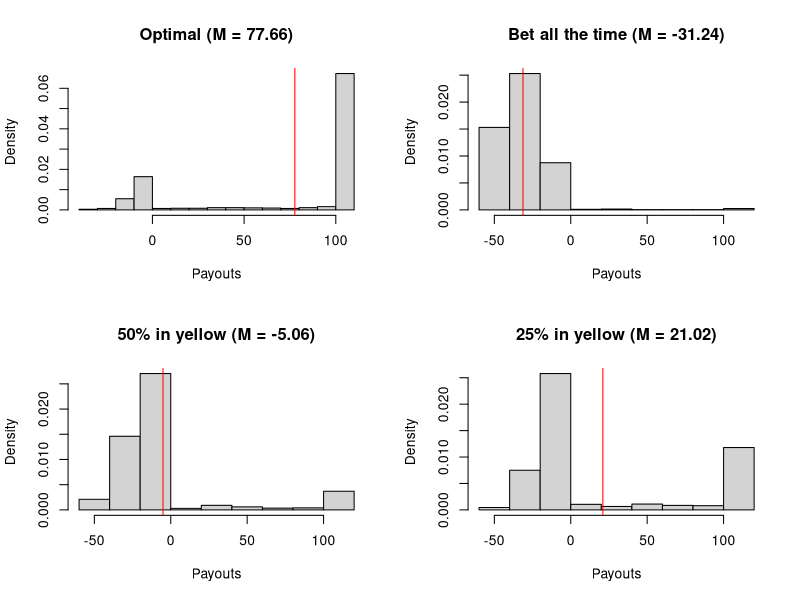
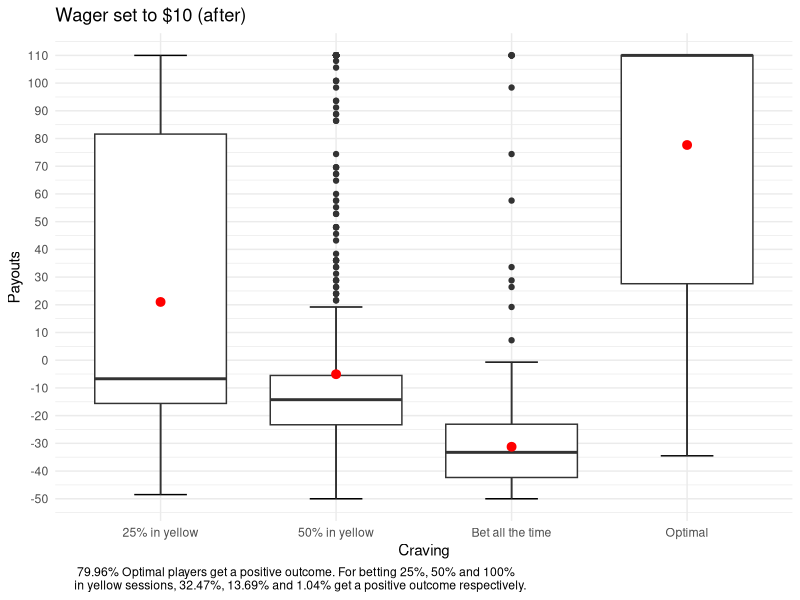
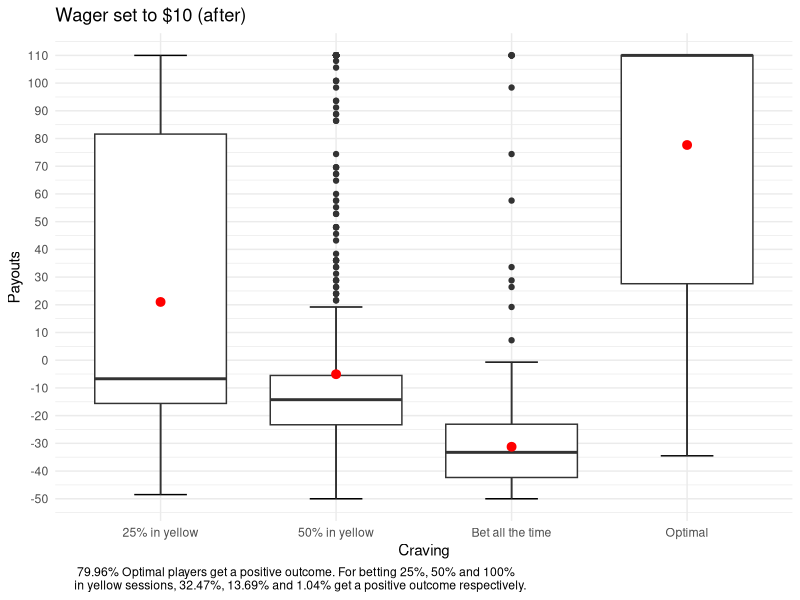

Here is the R script that generated these plots, in order: (Note: a time limit stopped this script after it produced the figures.)

library(ggplot2)

# Different craving types
optimal = c(1, 0)
craving_1 = c(1, 1)
craving_2 = c(1, 0.5)
craving_3 = c(1, 0.25)

craving_list = list(optimal, craving_1, craving_2, craving_3)

run_list = list()

# Loop creating data frames for plotting
for(run in c(8, 10)) {
  
  # Make temp data frame for current run and loop through craving types
  payouts = data.frame(optimal = 1, craving_1 = 1, craving_2 = 1, craving_3 = 1)
  for(col in 1:4) {
    craving_type = craving_list[[col]]
    
    # Repeat sampling 'row' times
    for(row in 1:1000) {
      total_sum = 0
      
      # Runs through every bet in the experiment and simulates the outcome
      # There are 6 sequences with 5 trials in each block
      # 4 runs of all good blocks, with 1/2 dollar win and half cheeky
      # After that, the bad blocks are simulated
      for(seq in 1:6) {
        for(trial in 1:5) {
          for(good in 1:4) {
            for(outcome in 1:2) {
              for(cheeky in c(0.5, 1)) {
                # play_1 determines if the player will play or not (from craving type)
                play_1 = rbinom(1, 1, craving_type[1])
                if(play_1 == 1) {
                  
                  # -0.7 to initiate play
                  total_sum = total_sum - 0.7
                  
                  # play_2 determines if play will happen based on cheeky Aaron
                  play_2 = rbinom(1, 1, cheeky)
                  if(play_2 == 1) {
                    
                    # If play, player gets outcome
                    total_sum = total_sum + outcome*rbinom(1, 1, 0.8)
                  } else {
                    
                    # Else, initial money returned
                    total_sum = total_sum + 0.7
                  }
                }
              }
            }
          }
          
          # Bad blocks (same as earlier, but 0.2 chance of winning)
          for(outcome in 1:2) {
            for(cheeky in c(0.5, 1)) {
              play_1 = rbinom(1, 1, craving_type[2])
              if(play_1 == 1) {
                total_sum = total_sum - 0.7
                play_2 = rbinom(1, 1, cheeky)
                if(play_2 == 1) {
                  total_sum = total_sum + outcome*rbinom(1, 1, 0.2)
                } else {
                  total_sum = total_sum + 0.7
                }
              }
            }
          }
        }
      }
      
      # if optimal play, make a plus variable with run as plus
      plus = 0
      if(col == 1) {
        high <- rbinom(1, 1, .5)
        if(high == 1) {
          plus = run
        } else {
          plus = 2
        }
      }
      
      # Threshold rule applied
      difference = total_sum + plus - 177
      
      # Less than -50 is -50 (or -50 + 'run')
      # -50 to 0 is outcome (plus 'run')
      # If positive, earnings are difference times 24 (plus 'run')
      # Maximum earnings are 110 (plus 'run')
      if(difference <= -50) {
        payouts[row, col] = round(-50, 2)
      } else if(difference <= 0 & difference > -50) {
        payouts[row, col] = round(difference, 2)
      } else {
        earnings = round(difference * 24, 2)
        if(earnings >= 110) {
          payouts[row, col] = 110
        } else {
          payouts[row, col] = earnings
        }
      }
    }
  }
  # Add to run_list
  run_list[[run]] = payouts
  print(run)
}



View(payouts)
  
par(mfrow = c(2, 2))
name_list = c('Optimal', 'Bet all the time', 
              '50% in yellow', '25% in yellow')
for(i in 1:4) {
  hist(payouts[,i], 
       main = paste(name_list[i], ' (M = ', 
                    round(mean(payouts[,i]), 2), ')', sep = ''), 
       xlab = 'Payouts', freq = FALSE)
  abline(v = mean(payouts[,i]), col='red')
}


payouts = run_list[[10]]

payouts_box = data.frame()
for(i in 1:4) {
  payouts_box = rbind(payouts_box, data.frame(rep(name_list[i], nrow(payouts)), payouts[,i]))
}

colnames(payouts_box) = c('Craving', 'Payouts')

cap = '79.96% Optimal players get a positive outcome. For betting 25%, 50% and 100%
in yellow sessions, 32.47%, 13.69% and 1.04% get a positive outcome respectively.' 

ggplot(aes(x = Craving, y = Payouts), data = payouts_box) +
  stat_boxplot(geom ='errorbar', width = 0.3) +
  geom_boxplot() +
  stat_summary(fun = 'mean', col = 'red') +
  scale_y_continuous(breaks = round(seq(min(payouts_box$Payouts), 
                                        max(payouts_box$Payouts), by = 10),1)) +
  labs(title = 'Wager set to $10 (after)',
       caption = cap) +
  theme_minimal() +
  theme(plot.caption = element_text(hjust = 0.2),
        plot.caption.position =  "plot")

ggsave('/Users/sam/Google Drive/Elise Projects/Craving by Design/Plots/box plot wager 8 (after).pdf')

for(i in 5:10) {
  data = run_list[[i]]
  for(col in 1:4) {
    print(paste(name_list[col], mean(data[,col])))
  }
}

for(i in 5:10) {
  data = run_list[[i]]
  for(col in 1:4) {
    print(paste(name_list[col], (sum(data[,col] > 0)/length(data[,col]))))
  }
}

for(col in 1:4) {
  print(paste(name_list[col], (sum(payouts[,col] > 0)/nrow(payouts))))
}





##### New payout with wager #### 
craving_type = c(1, 0)
wager_list = seq(5, 100, by = 5)
wager_out = list()

for(wager in 1:length(wager_list)) {
  payouts = c()
  for(i in 1:10000) {
    total_sum = 0
    
    for(seq in 1:6) {
      for(trial in 1:5) {
        for(good in 1:4) {
          for(outcome in 1:2) {
            for(cheeky in c(0.5, 1)) {
              play_1 = rbinom(1, 1, craving_type[1])
              if(play_1 == 1) {
                total_sum = total_sum - 0.7
                play_2 = rbinom(1, 1, cheeky)
                if(play_2 == 1) {
                  total_sum = total_sum + outcome*rbinom(1, 1, 0.8)
                } else {
                  total_sum = total_sum + 0.7
                }
              }
            }
          }
        }
        for(outcome in 1:2) {
          for(cheeky in c(0.5, 1)) {
            play_1 = rbinom(1, 1, craving_type[2])
            if(play_1 == 1) {
              total_sum = total_sum - 0.7
              play_2 = rbinom(1, 1, cheeky)
              if(play_2 == 1) {
                total_sum = total_sum + outcome*rbinom(1, 1, 0.2)
              } else {
                total_sum = total_sum + 0.7
              }
            }
          }
        }
      }
    }
    
    
    win_wager = rbinom(1, 1, 0.9)
    if(win_wager == 1) {
      plus = wager_list[wager]
    } else {
      plus = -wager_list[wager]
    }
    
    difference = total_sum - 177
      if(difference <= -50) {
        payouts[length(payouts) + 1] = round(-50, 2) + plus
      } else if(difference <= 0 & difference > -50) {
        payouts[length(payouts) + 1] = round(difference, 2) + plus
      } else {
        earnings = round(difference * 24, 2)
        if(earnings >= 110) {
          payouts[length(payouts) + 1] = 110 + plus
        } else {
          payouts[length(payouts) + 1] = earnings + plus
        }
      }
  }

  wager_out[[wager]] = payouts
}


View(payouts)

par(mfrow = c(2, 2))
name_list = c('Optimal', 'Bet all the time', 
              '50% in yellow', '25% in yellow')
for(i in 1:4) {
  hist(payouts[,i], 
       main = paste(name_list[i], ' (M = ', 
                    round(mean(payouts[,i]), 2), ')', sep = ''), 
       xlab = 'Payouts', freq = FALSE)
  abline(v = mean(payouts[,i]), col='red')
}



payouts_box = data.frame()
for(i in 1:4) {
  payouts_box = rbind(payouts_box, data.frame(rep(name_list[i], nrow(payouts)), payouts[,i]))
}

colnames(payouts_box) = c('Craving', 'Payouts')

ggplot(aes(x = Craving, y = Payouts), data = payouts_box) +
  stat_boxplot(geom ='errorbar', width = 0.3) +
  geom_boxplot() +
  stat_summary(fun = 'mean', col = 'red') +
  scale_y_continuous(breaks = round(seq(min(payouts_box$Payouts), 
                                        max(payouts_box$Payouts), by = 10),1)) +
  theme_minimal()


for(i in 1:10) {
  data = run_list[[i]]
  for(col in 1:4) {
    print(paste(name_list[col], mean(data[,col])))
  }
}

for(i in 1:10) {
  data = run_list[[i]]
  for(col in 1:4) {
    print(paste(name_list[col], (sum(data[,col] > 0)/length(data[,col]))))
  }
}

for(col in 1:4) {
  print(paste(name_list[col], (sum(payouts[,col] > 0)/nrow(payouts))))
}


#### Some % of trials ####

# Different craving types
optimal = c(1, 0)
craving_1 = c(1, 1)
craving_2 = c(1, 0.5)
craving_3 = c(1, 0.25)

craving_list = list(optimal, craving_1, craving_2, craving_3)

run_list = list()

# Loop creating data frames for plotting
for(run in c(8, 10)) {
  
  # Make temp data frame for current run and loop through craving types
  payouts = data.frame(optimal = 1, craving_1 = 1, craving_2 = 1, craving_3 = 1)
  for(col in 1:4) {
    craving_type = craving_list[[col]]
    
    # Repeat sampling 'row' times
    for(row in 1:1000) {
      total_sum = 0
      
      # Runs through every bet in the experiment and simulates the outcome
      # There are 6 sequences with 5 trials in each block
      # 4 runs of all good blocks, with 1/2 dollar win and half cheeky
      # After that, the bad blocks are simulated
      for(seq in 1:6) {
        for(trial in 1:5) {
          for(good in 1:4) {
            for(outcome in 1:2) {
              for(cheeky in c(0.5, 1)) {
                # play_1 determines if the player will play or not (from craving type)
                play_1 = rbinom(1, 1, craving_type[1])
                if(play_1 == 1) {
                  
                  # Whether or not the bet is included in payouts
                  out_binom <- rbinom(1, 1, 0.5)
                  if(out_binom == 1) {
                    # -0.7 to initiate play
                    total_sum = total_sum - 0.7
                    
                    # play_2 determines if play will happen based on cheeky Aaron
                    play_2 = rbinom(1, 1, cheeky)
                    if(play_2 == 1) {
                      
                      # If play, player gets outcome
                      total_sum = total_sum + outcome*rbinom(1, 1, 0.8)
                    } else {
                      
                      # Else, initial money returned
                      total_sum = total_sum + 0.7
                    }
                  }
                }
              }
            }
          }
          
          # Bad blocks (same as earlier, but 0.2 chance of winning)
          for(outcome in 1:2) {
            for(cheeky in c(0.5, 1)) {
              play_1 = rbinom(1, 1, craving_type[2])
              if(play_1 == 1) {
                
                out_binom <- rbinom(1, 1, 0.5)
                
                if(out_binom == 1) {
                  total_sum = total_sum - 0.7
                  play_2 = rbinom(1, 1, cheeky)
                  if(play_2 == 1) {
                    total_sum = total_sum + outcome*rbinom(1, 1, 0.2)
                  } else {
                    total_sum = total_sum + 0.7
                  }
                }
              }
            }
          }
        }
      }
      
      # if optimal play, make a plus variable with run as plus
      plus = 0
      if(col == 1) {
        plus = 8
      }
      
      total_sum <- total_sum + plus
      
      if(total_sum < -50) {
        payouts[row, col] = round(-50, 2)
      } else if(total_sum > 110) {
        payouts[row, col] = 110
      } else {
        payouts[row, col] = total_sum
      }
    }
  }
  # Add to run_list
  run_list[[run]] = payouts
  print(run)
}



View(payouts)

payouts = run_list[[10]]

payouts_box = data.frame()
for(i in 1:4) {
  payouts_box = rbind(payouts_box, data.frame(rep(name_list[i], nrow(payouts)), payouts[,i]))
}

colnames(payouts_box) = c('Craving', 'Payouts')

cap = '100% Optimal players get a positive outcome. For betting 25%, 50% and 100%
in yellow sessions, 100%, 100% and 100% get a positive outcome respectively.' 

ggplot(aes(x = Craving, y = Payouts), data = payouts_box) +
  stat_boxplot(geom ='errorbar', width = 0.3) +
  geom_boxplot() +
  stat_summary(fun = 'mean', col = 'red') +
  scale_y_continuous(breaks = round(seq(min(payouts_box$Payouts), 
                                        max(payouts_box$Payouts), by = 10),1)) +
  labs(title = 'Wager set to $10 (50% count)',
       caption = cap) +
  theme_minimal() +
  theme(plot.caption = element_text(hjust = 0.2),
        plot.caption.position =  "plot")

ggsave('/Users/sam/Google Drive/Elise Projects/Craving by Design/Plots/box plot wager 10 (50 percent).pdf')


for(col in 1:4) {
  print(paste(name_list[col], (sum(payouts[,col] > 0)/nrow(payouts))))
}
